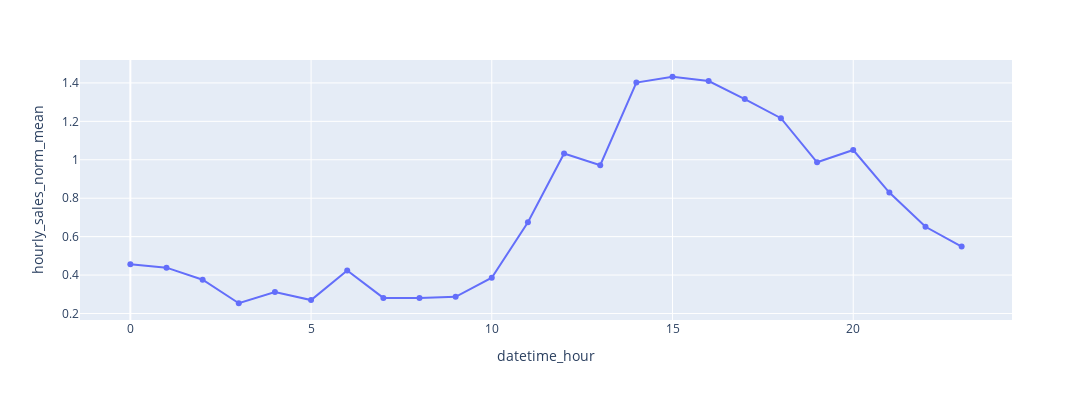

The cell this chart's notebook holds for it:
### Code cell
# Plot sales by hour of the day
fig = px.line(sales_by_dayhour, x="datetime_hour", y="hourly_sales_norm_mean", markers=True, hover_data=sales_by_dayhour, width=1200, height=400)
fig.show()

### Figure 1 — Plotly figure (JSON) as saved in the notebook; plotly's stock layout.template omitted (floating-point values rounded to 4 significant figures)
{"data": [{"hovertemplate": "datetime_hour=%{x}<br>hourly_sales_norm_mean=%{y}<extra></extra>", "legendgroup": "", "line": {"color": "#636efa", "dash": "solid"}, "marker": {"symbol": "circle"}, "mode": "lines+markers", "name": "", "orientation": "v", "showlegend": false, "type": "scatter", "x": [0, 1, 2, 3, 4, 5, 6, 7, 8, 9, 10, 11, 12, 13, 14, 15, 16, 17, 18, 19, 20, 21, 22, 23], "xaxis": "x", "y": [0.4563, 0.4385, 0.376, 0.2533, 0.312, 0.2698, 0.4238, 0.2812, 0.2811, 0.287, 0.3861, 0.6752, 1.032, 0.9715, 1.402, 1.432, 1.41, 1.316, 1.216, 0.9868, 1.051, 0.8294, 0.6512, 0.5484], "yaxis": "y"}], "layout": {"height": 400, "legend": {"tracegroupgap": 0}, "margin": {"t": 60}, "width": 1200, "xaxis": {"anchor": "y", "domain": [0, 1], "title": {"text": "datetime_hour"}}, "yaxis": {"anchor": "x", "domain": [0, 1], "title": {"text": "hourly_sales_norm_mean"}}}}
